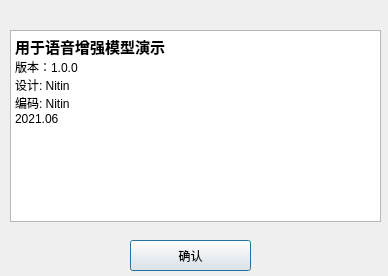
<?xml version="1.0" encoding="UTF-8"?>
<ui version="4.0">
 <class>aboutWindow</class>
 <widget class="QDialog" name="aboutWindow">
  <property name="geometry">
   <rect>
    <x>0</x>
    <y>0</y>
    <width>388</width>
    <height>276</height>
   </rect>
  </property>
  <property name="windowTitle">
   <string>about</string>
  </property>
  <widget class="QTextBrowser" name="textBrowser">
   <property name="geometry">
    <rect>
     <x>10</x>
     <y>30</y>
     <width>371</width>
     <height>192</height>
    </rect>
   </property>
   <property name="html">
    <string>&lt;!DOCTYPE HTML PUBLIC &quot;-//W3C//DTD HTML 4.0//EN&quot; &quot;http://www.w3.org/TR/REC-html40/strict.dtd&quot;&gt;
&lt;html&gt;&lt;head&gt;&lt;meta name=&quot;qrichtext&quot; content=&quot;1&quot; /&gt;&lt;style type=&quot;text/css&quot;&gt;
p, li { white-space: pre-wrap; }
&lt;/style&gt;&lt;/head&gt;&lt;body style=&quot; font-family:'SimSun'; font-size:9pt; font-weight:400; font-style:normal;&quot;&gt;
&lt;p style=&quot; margin-top:0px; margin-bottom:0px; margin-left:0px; margin-right:0px; -qt-block-indent:0; text-indent:0px;&quot;&gt;&lt;span style=&quot; font-size:11pt; font-weight:600;&quot;&gt;用于语音增强模型演示&lt;/span&gt;&lt;/p&gt;
&lt;p style=&quot; margin-top:0px; margin-bottom:0px; margin-left:0px; margin-right:0px; -qt-block-indent:0; text-indent:0px;&quot;&gt;版本：1.0.0&lt;/p&gt;
&lt;p style=&quot; margin-top:0px; margin-bottom:0px; margin-left:0px; margin-right:0px; -qt-block-indent:0; text-indent:0px;&quot;&gt;设计: Nitin&lt;/p&gt;
&lt;p style=&quot; margin-top:0px; margin-bottom:0px; margin-left:0px; margin-right:0px; -qt-block-indent:0; text-indent:0px;&quot;&gt;编码: Nitin&lt;/p&gt;
&lt;p style=&quot; margin-top:0px; margin-bottom:0px; margin-left:0px; margin-right:0px; -qt-block-indent:0; text-indent:0px;&quot;&gt;2021.06&lt;/p&gt;&lt;/body&gt;&lt;/html&gt;</string>
   </property>
  </widget>
  <widget class="QPushButton" name="pushButton">
   <property name="geometry">
    <rect>
     <x>130</x>
     <y>240</y>
     <width>121</width>
     <height>31</height>
    </rect>
   </property>
   <property name="text">
    <string>确认</string>
   </property>
  </widget>
 </widget>
 <resources/>
 <connections>
  <connection>
   <sender>pushButton</sender>
   <signal>clicked()</signal>
   <receiver>aboutWindow</receiver>
   <slot>close()</slot>
   <hints>
    <hint type="sourcelabel">
     <x>190</x>
     <y>255</y>
    </hint>
    <hint type="destinationlabel">
     <x>199</x>
     <y>149</y>
    </hint>
   </hints>
  </connection>
 </connections>
</ui>
